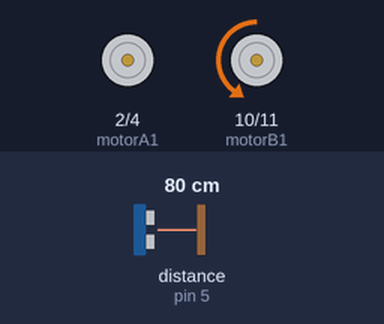
A sketch run on a simulated Arduino Uno, built with avr-gcc and run on an emulated ATmega328P. Shown: motor-driver pin pairs drawn as motors (green arrow = first pin HIGH = forward, orange = second pin HIGH = backward, longer = more drive, scaled by the enable pin). Wiring (inferred from the names in the program): ultrasonic range finder: trigger pin 6; echo pin 5. The inputs (shaded band) are chosen by the test bench; at power-on: distance to the obstacle (sensor on pin 5) 80 cm. The echo pulse lasts 58.3 µs per cm.

Above: at 1.2 s.
1.3 s: distance to the obstacle (sensor on pin 5) set to 22 cm
2.8 s: distance to the obstacle (sensor on pin 5) set to 17 cm
At 4.0 s:
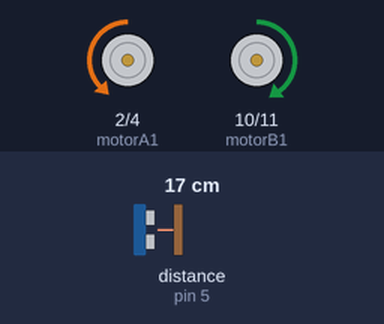
4.3 s: distance to the obstacle (sensor on pin 5) set to 12 cm
5.8 s: distance to the obstacle (sensor on pin 5) set to 9 cm
At 6.4 s:
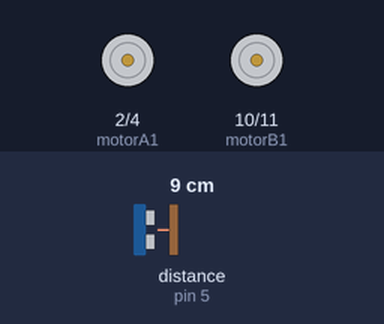
7.3 s: distance to the obstacle (sensor on pin 5) set to 7 cm
8.8 s: distance to the obstacle (sensor on pin 5) set to 4 cm
At 9.8 s:
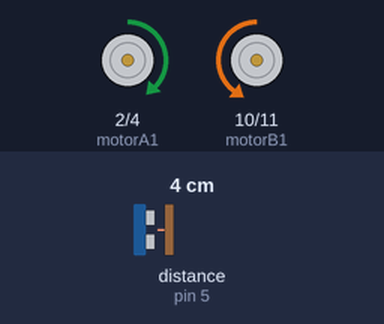
Timing chart, 0 to 11.3 s (numbered marks = the images above; inputs shaded):
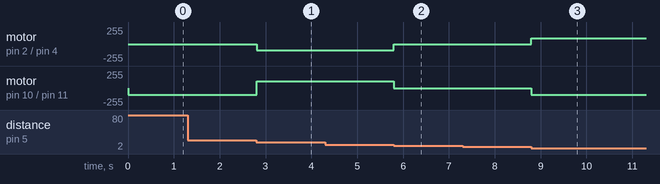

Measured:
- the behaviour switches between 20 and 19 cm on distance to the obstacle (sensor on pin 5) (found by bisection; images 0 and 1)
- the behaviour switches between 11 and 10 cm on distance to the obstacle (sensor on pin 5) (found by bisection; images 1 and 2)
- the behaviour switches between 6 and 5 cm on distance to the obstacle (sensor on pin 5) (found by bisection; images 2 and 3)
- after the input at 1.3 s, every drawn part: stays the same
- after the input at 2.8 s, motor on pin 2 (motorA1) / pin 4 (motorA2): stopped → backward 90/255 at once; motor on pin 10 (motorB1) / pin 11 (motorB2): backward 100/255 → forward 100/255 at once
- after the input at 4.3 s, every drawn part: stays the same
- after the input at 5.8 s, motor on pin 2 (motorA1) / pin 4 (motorA2): backward 90/255 → stopped at once; motor on pin 10 (motorB1) / pin 11 (motorB2): forward 100/255 → stopped at once
- after the input at 7.3 s, every drawn part: stays the same
- after the input at 8.8 s, motor on pin 2 (motorA1) / pin 4 (motorA2): stopped → forward 90/255 at once; motor on pin 10 (motorB1) / pin 11 (motorB2): stopped → backward 100/255 at once

The sketch:

Follow_Me_Mode.ino
```cpp
//Motor A
int motorA1 = 2;
int motorA2 = 4;
int motorAenb = 3;
#define motorArpm 90 //Any value between 0 and 255

//Motor B
int motorB1 = 10;
int motorB2 = 11;
int motorBenb = 9;
#define motorBrpm 100 //Any value between 0 and 255

//Ultrasonic Sensor
const int trigPin = 6;
const int echoPin = 5;

//Define Variables
long duration;
int distance;

void setup(){
  pinMode(motorA1, OUTPUT);
  pinMode(motorA2, OUTPUT);
  pinMode(motorAenb, OUTPUT);
  pinMode(motorB1, OUTPUT);
  pinMode(motorB2, OUTPUT);
  pinMode(motorBenb, OUTPUT);

  pinMode(trigPin, OUTPUT);
  pinMode(echoPin, INPUT);
}

void loop(){
  digitalWrite(trigPin , HIGH);
  delayMicroseconds(1000);
  digitalWrite(trigPin , LOW);

  duration = pulseIn(echoPin , HIGH);
  distance = (duration/2) / 28.5;

  if(distance < 5)
  {
    digitalWrite(motorA1, HIGH);
    digitalWrite(motorA2, LOW);
    analogWrite(motorAenb, motorArpm);
    digitalWrite(motorB1, LOW);
    digitalWrite(motorB2, HIGH);
    analogWrite(motorBenb, motorBrpm);
  }

  if(distance > 5 && distance < 10)
  {
    analogWrite(motorAenb, 0);
    analogWrite(motorBenb, 0);
  }

  if(distance > 10 && distance < 20){
    digitalWrite(motorA1, LOW);
    digitalWrite(motorA2, HIGH);
    analogWrite(motorAenb, motorArpm);
    digitalWrite(motorB1, HIGH);
    digitalWrite(motorB2, LOW);
    analogWrite(motorBenb, motorBrpm);
  }

  if(distance > 20)
  {
    digitalWrite(motorB1, LOW);
    digitalWrite(motorB2, HIGH);
    analogWrite(motorBenb, motorBrpm);
  }
}
```
